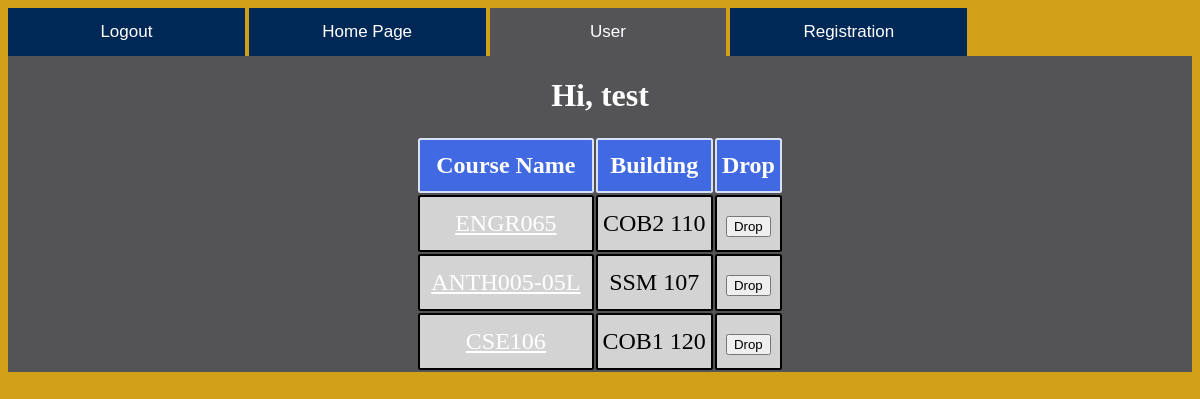
The app's page /user/2 (signed in) with its own data.
### models.py (models this page shows)
class Students(db.Model):
    id = db.Column(db.Integer, nullable=False, primary_key=True, autoincrement=True)
    first_name = db.Column(db.String(25), nullable=False)
    last_name = db.Column(db.String(25), nullable=False)
    user_id = db.Column(db.Integer, db.ForeignKey('users.id'), nullable=False)
    classes = db.relationship('Classes', secondary='enrollment')

class Classes(db.Model):
    id = db.Column(db.Integer, nullable=False, primary_key=True, autoincrement=True)
    class_name = db.Column(db.String(100), nullable=False)
    timeslot = db.Column(db.String(100), nullable=False)
    students = db.relationship('Students', secondary='enrollment')
    building = db.Column(db.String(10), nullable=False)
    room_no = db.Column(db.String(5), nullable=False)

### app.py (the view)
@app.route('/user/<student_id>', methods=['GET', 'POST'])
@login_required
def user_page(student_id):
    if int(student_id) != current_user.id:
        return redirect(url_for('home'))
    name = Students.query.filter_by(id=student_id).first().first_name
    classes = Enrollment.query.filter_by(student_id=student_id).all()
    student_classes = []
    for c in classes:
        enrolled = Classes.query.filter_by(id=c.class_id).first()
        student_classes.append(enrolled)
    return render_template('user_page.html', name=name, classes=student_classes)

### app.py (called while the page is built)
@login_manager.user_loader
def load_user(user_id):
    return Users.query.get(user_id)

### templates/user_page.html (shortened to what this page needs)
<!DOCTYPE html>
<html lang="en">
<head>
    <link rel="stylesheet" href="{{ url_for('static', filename='css/style.css') }}">
</head>
<body class="UCMGold-background">
<div style="background-color: rgb(84,84,86);">
    <div class="topnav">
        <form action="{{ url_for('logout') }}" method="post">
            <button type="submit">Logout</button></form>
        <button type="button" onclick="jumpToLink('/')">Home Page</button>
        <button type="button" class="active" onclick="jumpToLink('user/{{ current_user.id }}')">User</button>
        <button type="button" onclick="jumpToLink('class/add_class')">Registration</button>
    </div>
    <h1 class="center" style="color: white">
        Hi, {{name}}
    </h1>
    <div class="display">
    <table id="tabs" align="center">
    {%block content%}
        {% if classes %}
            <th>Course Name</th>
            <th>Building</th>
            <th>Drop</th>
            {% for i in range(classes|length) %}
                <tr>
                    <td>
                        <form action="{{url_for('load_class')}}" method="post">
                            <input type="submit" class="link-button" type="submit" value="{{classes[i].class_name}}" name="class">
                        </form>
                    </td>
                    <td>{{classes[i].building + " " + classes[i].room_no}}</td>
                    <td>
                        <form action="{{url_for('drop_class_from_user')}}" method = 'POST'>
                            <button type="submit" name="drop_button" value="{{classes[i].id}}" class="reg-button">
                                Drop
                            </button>
                        </form>
                    </td>
                </tr>
            {% endfor %}
        {% else %}
            <h1 class="center" style="color: white">You Are Not Registered For Any Classes</h1>
        {% endif %}
    {% endblock content%}
    </table>
    </div>
</div>
</body>
</html>

### static/css/style.css (style rules this page uses)
.UCMGold-background { background-color:rgb(210,159,25); }
div.display { position: relative; }
.center { text-align: center; font-family: serif; color: black; }
.link-button { background-color: transparent; color: white; text-decoration: underline; border: none; cursor: pointer; font-size: 1em; font-family: serif; }
#tabs th { padding-top: 12px; padding-bottom: 12px; padding-left: 5px; padding-right: 5px; text-align: center; border: 2px rgba(255,255,255,0.8) solid; background-color: royalblue; color: white; border-radius: 2.5px; font-size: 24px; }
#tabs td { padding-top: 12px; padding-bottom: 12px; padding-left: 5px; padding-right: 5px; text-align: center; border: 2px black solid; background-color: lightgray; border-radius: 2.5px; font-size: 24px; }
.topnav { background-color: rgb(210,159,25); }
.topnav button { background-color: rgb(0,40,86); width: 20%; color: white; text-align: center; padding: 14px 16px; text-decoration: none; font-size: 17px; margin: 0 auto; display: inline; border: none; }
.topnav form { margin: 0 auto; display:inline; border:none; }
.topnav button.active { background-color: rgb(84,84,86); color: white; }

### records on screen
Students: first_name "test"
Classes: class "ENGR065", building+room_no "COB2 110"
Classes: class "ANTH005-05L", building+room_no "SSM 107"
Classes: class "CSE106", building+room_no "COB1 120"
